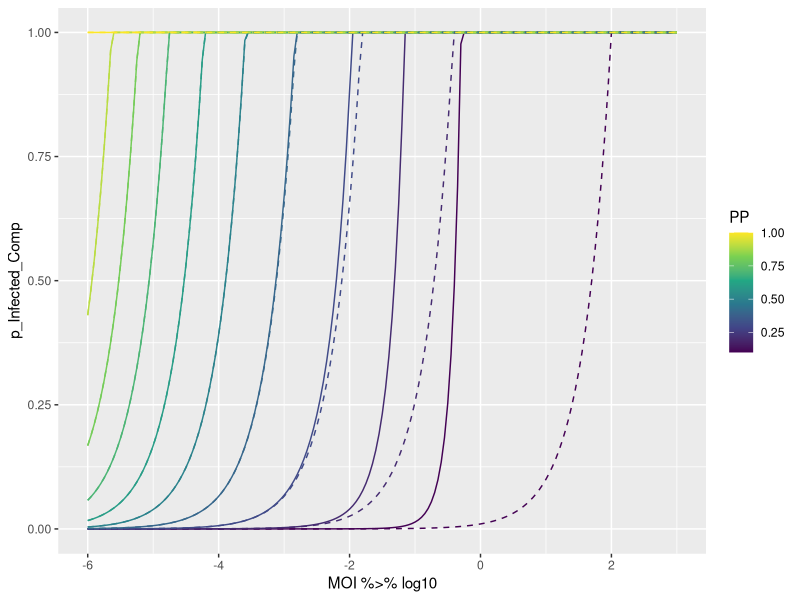
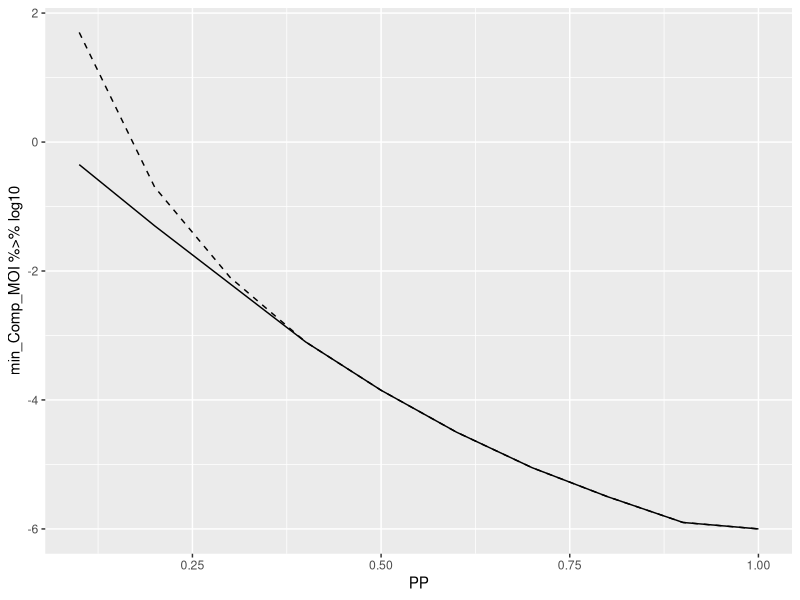

Write the R code that produced these figures, in order.
# Revised Figure 3 Solution

require(tidyverse)

pp = seq(from = 0.1, to = 1, by = 0.1)
moi = 10^(seq(from = -6, to = 3, by = 0.05))
n = 1:1000

df1 = matrix(nrow = length(n) * length(moi) * length(pp),
             ncol = 3,
             data = 0) %>% data.frame

colnames(df1) = c("PP","MOI","n")

df1$PP = rep(pp, times = length(n),each = length(moi))
df1$MOI = rep(moi, times = length(n) * length(pp))
df1$V = rep(n,each = length(moi) * length(pp))

df2 = df1 %>%
  mutate(p_V = dpois(x = V, lambda = MOI),
         p8_V_Comp = (1 - (1 - PP) ^ V) ^ 8,
         p8_V_NoComp = 1 - (1 - PP^8)^V,
         p8_NoComp = p_V * p8_V_NoComp,
         p8_Comp = p_V * p8_V_Comp) %>%
  group_by(PP,MOI) %>%
  summarise(p8_NoComp = sum(p8_NoComp),
            p8_Comp = sum(p8_Comp)) %>%
  mutate(Comp_Benefit = p8_Comp / p8_NoComp)

df3 = df2 %>%
  ungroup() %>%
  mutate(p_Infected_Comp = pmin(p8_Comp * 1e6,1),
         p_Infected_NoComp = pmin(p8_NoComp * 1e6,1))

# Fig. 3A

ggplot() +
  geom_line(data = df3,
            aes(x = MOI %>% log10,
                y = p_Infected_Comp,
                group = PP,
                color = PP)) +
  geom_line(data = df3,
            aes(x = MOI %>% log10,
                y = p_Infected_NoComp,
                group = PP,
                color = PP),
            lty = 2) +
  scale_color_viridis_c()

df4 = df3 %>% 
  filter(p_Infected_Comp >= 0.5) %>%
  group_by(PP) %>%
  summarise(min_Comp_MOI = min(MOI))
df5 = df3 %>% 
  filter(p_Infected_NoComp >= 0.5) %>%
  group_by(PP) %>%
  summarise(min_NoComp_MOI = min(MOI))

#Fig. 3B
ggplot() +
  geom_line(data = df4,
            aes(x = PP,
                y = min_Comp_MOI %>% log10)) +
  geom_line(data = df5,
            aes(x = PP,
                y = min_NoComp_MOI %>% log10),
            lty = 2)